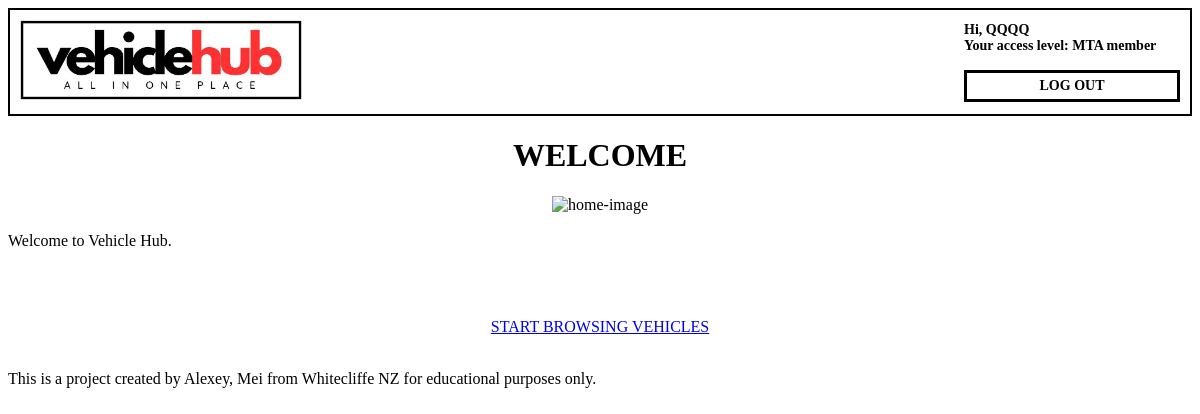
Screenshot of /vehiclehub/home/ (signed in) with the database file from the repository.
### VehicleHub/models.py (models this page shows, shortened)
class CustomUser(AbstractUser):
    organisation = models.ForeignKey(Organisation, on_delete=models.CASCADE, null=True)
    user_permissions = models.ManyToManyField(Permission, related_name='custom_user_permissions')

class Organisation(models.Model):
    title = models.TextField(max_length=100, null=False)
    address = models.TextField(max_length=200, null=False)
    phone = models.IntegerField(null=False)
    organisation_type = models.ForeignKey(OrganisationType, on_delete=models.CASCADE)

class OrganisationType(models.Model):
    organisation_type = models.TextField(max_length=100, null=False)

### VehicleHub/views.py (the view)
# urls.py: path('home/', views.HomePageView, name = "home"),
def HomePageView(request):
    return render (request, 'home.html')

### VehicleHub/templates/home.html (shortened to what this page needs)
{% extends "base.html" %}
{% load static %}
{% block content %}
{% if user.is_authenticated %}
<center><h1>WELCOME</h1></center>
<center>
    <img src="{% static 'images/books.jpg' %}" alt="home-image" max-width="100%" height="320" >
</center><br>
    Welcome to Vehicle Hub.  </p> <br>
    <br>
    <center><a href="{% url 'vehicle_list' %}" class="button-dark">START BROWSING VEHICLES</a><br></center>
    <p class="placeholder">
        <br>
        This is a project created by Alexey, Mei from Whitecliffe NZ for
        educational purposes only.
    </p>
{% else %}
<body>
    <a href="{% url 'login' %}">Go to Login page</a>
</body>
{% endif %}
{% endblock content %}

### VehicleHub/templates/base.html (shortened to what this page needs)
{% load static %}
<!DOCTYPE html>
<html lang="en">
<head>
    <link rel="stylesheet" href="{% static 'css/base.css' %}">
  </head>
</head>
<body>
    <div class="base-container">
        <div class="base-logo">
          <a href="/login"><img src="{% static 'images/logo1.jpg' %}" height="80px"></a>
        </div>
        <div class="base-text-container">
          <h5 class="base-text">
            {% if user.is_authenticated %}
            Hi, {{user.first_name}} <br>
            {% endif %}
            {% if user.organisation_id > 0 %}
            Your access level: {{user.organisation.organisation_type.organisation_type}}
            {% endif %}<br><br>
            <div class="auth_link">
            <a href="#" onclick="logout()" >LOG OUT</a>
            </div>
          </h5>
        </div>
      </div>
{% block content %} {% endblock content %}
</body>
</html>

### VehicleHub/static/css/base.css (style rules this page uses)
body { font-family: "Tahoma" }
.base-container { display: flex; align-items: center; justify-content: space-between; padding: 10px; border: 2px solid black; }
.base-logo { flex: 1; display: flex; align-items: center; margin: 0px; }
.base-text-container { text-align: right; margin: 0px; }
.base-text { font-size: 14px; text-align: left; margin: 0px; }
.auth_link { color: black; text-decoration: none; border: 3px solid black; padding: 5px; display: inline-block; width: 200px; text-align: center; }
.auth_link a { color: black; text-decoration: none; }

### rows the page displays
CustomUser: first_name "QQQQ", organisation.organisation_type.organisation_type "MTA member"
